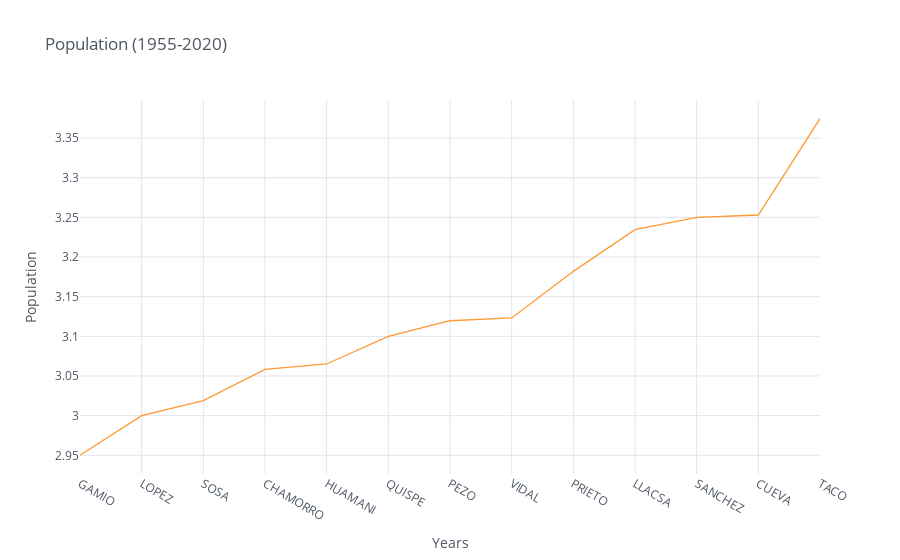

The cell this chart's notebook holds for it:
### Code cell
a.iplot(kind='line',xTitle='Years', yTitle='Population',y='AVANCE REAL', title='Population (1955-2020)')

### Figure 1 — Plotly figure (JSON) as saved in the notebook; plotly's stock layout.template omitted (floating-point values rounded to 4 significant figures)
{"data": [{"line": {"color": "rgba(255, 153, 51, 1.0)", "dash": "solid", "shape": "linear", "width": 1.3}, "mode": "lines", "name": "AVANCE REAL", "text": "", "type": "scatter", "x": ["GAMIO", "LOPEZ", "SOSA", "CHAMORRO", "HUAMANI", "QUISPE", "PEZO", "VIDAL", "PRIETO", "LLACSA", "SANCHEZ", "CUEVA", "TACO"], "y": [2.95, 3, 3.019, 3.058, 3.065, 3.1, 3.12, 3.123, 3.182, 3.235, 3.25, 3.253, 3.374]}], "layout": {"autosize": true, "legend": {"bgcolor": "#FFFFFF", "font": {"color": "#4D5663"}}, "paper_bgcolor": "#FFFFFF", "plot_bgcolor": "#FFFFFF", "title": {"font": {"color": "#4D5663"}, "text": "Population (1955-2020)"}, "xaxis": {"autorange": true, "gridcolor": "#E1E5ED", "range": [0, 12], "showgrid": true, "tickfont": {"color": "#4D5663"}, "title": {"font": {"color": "#4D5663"}, "text": "Years"}, "type": "category", "zerolinecolor": "#E1E5ED"}, "yaxis": {"autorange": true, "gridcolor": "#E1E5ED", "range": [2.926, 3.398], "showgrid": true, "tickfont": {"color": "#4D5663"}, "title": {"font": {"color": "#4D5663"}, "text": "Population"}, "type": "linear", "zerolinecolor": "#E1E5ED"}}}
